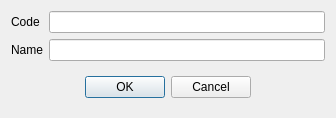
<?xml version="1.0" encoding="UTF-8"?>
<ui version="4.0">
 <class>REComplimentaryComment</class>
 <widget class="QDialog" name="REComplimentaryComment">
  <property name="geometry">
   <rect>
    <x>0</x>
    <y>0</y>
    <width>336</width>
    <height>111</height>
   </rect>
  </property>
  <property name="windowTitle">
   <string>Complimentary comment</string>
  </property>
  <layout class="QGridLayout" name="gridLayout">
   <item row="0" column="0">
    <widget class="QLabel" name="label">
     <property name="text">
      <string>Code</string>
     </property>
    </widget>
   </item>
   <item row="0" column="1">
    <widget class="EQLineEdit" name="leCode">
     <property name="focusPolicy">
      <enum>Qt::NoFocus</enum>
     </property>
     <property name="readOnly">
      <bool>true</bool>
     </property>
     <property name="Field" stdset="0">
      <string>f_id</string>
     </property>
     <property name="PrimaryKey" stdset="0">
      <bool>true</bool>
     </property>
    </widget>
   </item>
   <item row="1" column="0">
    <widget class="QLabel" name="label_2">
     <property name="text">
      <string>Name</string>
     </property>
    </widget>
   </item>
   <item row="1" column="1">
    <widget class="EQLineEdit" name="leName">
     <property name="Field" stdset="0">
      <string>f_name</string>
     </property>
    </widget>
   </item>
   <item row="2" column="0" colspan="2">
    <widget class="QWidget" name="widget" native="true">
     <layout class="QHBoxLayout" name="horizontalLayout">
      <item>
       <spacer name="horizontalSpacer">
        <property name="orientation">
         <enum>Qt::Horizontal</enum>
        </property>
        <property name="sizeHint" stdset="0">
         <size>
          <width>63</width>
          <height>20</height>
         </size>
        </property>
       </spacer>
      </item>
      <item>
       <widget class="QPushButton" name="btnOk">
        <property name="text">
         <string>OK</string>
        </property>
       </widget>
      </item>
      <item>
       <widget class="QPushButton" name="btnCancel">
        <property name="text">
         <string>Cancel</string>
        </property>
       </widget>
      </item>
      <item>
       <spacer name="horizontalSpacer_2">
        <property name="orientation">
         <enum>Qt::Horizontal</enum>
        </property>
        <property name="sizeHint" stdset="0">
         <size>
          <width>63</width>
          <height>20</height>
         </size>
        </property>
       </spacer>
      </item>
     </layout>
    </widget>
   </item>
  </layout>
 </widget>
 <customwidgets>
  <customwidget>
   <class>EQLineEdit</class>
   <extends>QLineEdit</extends>
   <header location="global">eqlineedit.h</header>
   <slots>
    <signal>customButtonClicked(bool)</signal>
   </slots>
  </customwidget>
 </customwidgets>
 <tabstops>
  <tabstop>leName</tabstop>
  <tabstop>btnOk</tabstop>
  <tabstop>btnCancel</tabstop>
 </tabstops>
 <resources/>
 <connections/>
</ui>
